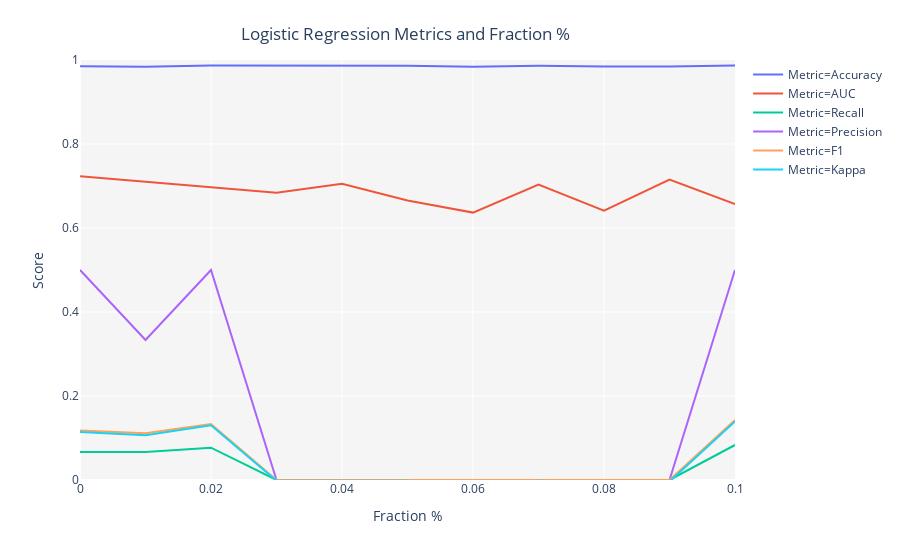

Notebook code cell kept with this figure:
### Code cell
#tune knn model
tuned_knn = tune_model(model = 'knn', supervised_target = 'isFraud')

### Figure 1 — Plotly figure (JSON) as saved in the notebook; plotly's stock layout.template omitted (floating-point values rounded to 4 significant figures)
{"data": [{"hovertemplate": "Metric=Accuracy<br>Fraction %=%{x}<br>Score=%{y}", "showlegend": true, "legendgroup": "Metric=Accuracy", "name": "Metric=Accuracy", "yaxis": "y", "hoverlabel": {"namelength": 0}, "mode": "lines", "xaxis": "x", "y": [0.985, 0.9838, 0.9867, 0.9866, 0.9865, 0.9863, 0.984, 0.986, 0.9848, 0.9846, 0.9867], "x": [0, 0.01, 0.02, 0.03, 0.04, 0.05, 0.06, 0.07, 0.08, 0.09, 0.1], "line": {"color": "#636efa", "dash": "solid", "shape": "linear"}, "type": "scatter"}, {"hovertemplate": "Metric=AUC<br>Fraction %=%{x}<br>Score=%{y}", "showlegend": true, "legendgroup": "Metric=AUC", "name": "Metric=AUC", "yaxis": "y", "hoverlabel": {"namelength": 0}, "mode": "lines", "xaxis": "x", "y": [0.723, 0.7099, 0.6976, 0.6841, 0.7051, 0.6656, 0.6367, 0.7036, 0.6415, 0.7152, 0.6572], "x": [0, 0.01, 0.02, 0.03, 0.04, 0.05, 0.06, 0.07, 0.08, 0.09, 0.1], "line": {"color": "#EF553B", "dash": "solid", "shape": "linear"}, "type": "scatter"}, {"hovertemplate": "Metric=Recall<br>Fraction %=%{x}<br>Score=%{y}", "showlegend": true, "legendgroup": "Metric=Recall", "name": "Metric=Recall", "yaxis": "y", "hoverlabel": {"namelength": 0}, "mode": "lines", "xaxis": "x", "y": [0.06667, 0.06667, 0.07692, 0, 0, 0, 0, 0, 0, 0, 0.08333], "x": [0, 0.01, 0.02, 0.03, 0.04, 0.05, 0.06, 0.07, 0.08, 0.09, 0.1], "line": {"color": "#00cc96", "dash": "solid", "shape": "linear"}, "type": "scatter"}, {"hovertemplate": "Metric=Precision<br>Fraction %=%{x}<br>Score=%{y}", "showlegend": true, "legendgroup": "Metric=Precision", "name": "Metric=Precision", "yaxis": "y", "hoverlabel": {"namelength": 0}, "mode": "lines", "xaxis": "x", "y": [0.5, 0.3333, 0.5, 0, 0, 0, 0, 0, 0, 0, 0.5], "x": [0, 0.01, 0.02, 0.03, 0.04, 0.05, 0.06, 0.07, 0.08, 0.09, 0.1], "line": {"color": "#ab63fa", "dash": "solid", "shape": "linear"}, "type": "scatter"}, {"hovertemplate": "Metric=F1<br>Fraction %=%{x}<br>Score=%{y}", "showlegend": true, "legendgroup": "Metric=F1", "name": "Metric=F1", "yaxis": "y", "hoverlabel": {"namelength": 0}, "mode": "lines", "xaxis": "x", "y": [0.1176, 0.1111, 0.1333, 0, 0, 0, 0, 0, 0, 0, 0.1429], "x": [0, 0.01, 0.02, 0.03, 0.04, 0.05, 0.06, 0.07, 0.08, 0.09, 0.1], "line": {"color": "#FFA15A", "dash": "solid", "shape": "linear"}, "type": "scatter"}, {"hovertemplate": "Metric=Kappa<br>Fraction %=%{x}<br>Score=%{y}", "showlegend": true, "legendgroup": "Metric=Kappa", "name": "Metric=Kappa", "yaxis": "y", "hoverlabel": {"namelength": 0}, "mode": "lines", "xaxis": "x", "y": [0.1145, 0.1066, 0.1303, -0.001907, -0.001927, -0.001947, -0.005133, -0.001989, -0.003741, -0.003782, 0.1396], "x": [0, 0.01, 0.02, 0.03, 0.04, 0.05, 0.06, 0.07, 0.08, 0.09, 0.1], "line": {"color": "#19d3f3", "dash": "solid", "shape": "linear"}, "type": "scatter"}], "layout": {"title": {"y": 0.95, "text": "Logistic Regression Metrics and Fraction %", "yanchor": "top", "xanchor": "center", "x": 0.45}, "plot_bgcolor": "rgb(245,245,245)", "yaxis": {"range": [0, 1], "domain": [0, 1], "anchor": "x", "title": {"text": "Score"}}, "xaxis": {"domain": [0, 1], "anchor": "y", "title": {"text": "Fraction %"}}, "margin": {"t": 60}, "legend": {"tracegroupgap": 0}}}
